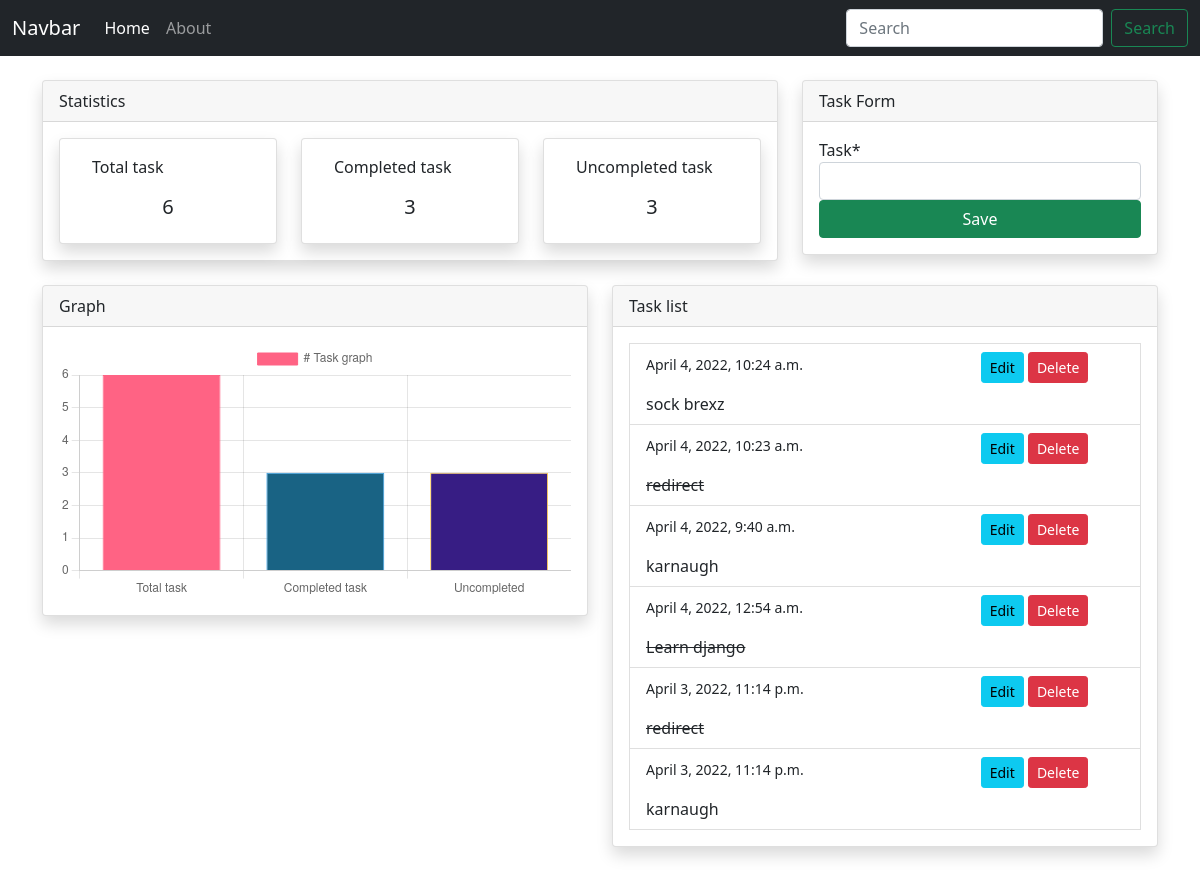
The page / on the database its author committed.
### taskapp/models.py (models this page shows, shortened)
class TaskModel(models.Model):
    task=models.CharField(max_length=100)
    isComplete=models.BooleanField(default=False)
    date=models.DateTimeField(auto_now_add=True)

### taskapp/views.py (the view)
# urls.py: path('',views.index,name='taskapp-index'),#shows landing page,calls index function in views
def index(request):
    if request.method=='POST':#if there is a request to post
        form=TaskModelForm(request.POST)
        if form.is_valid():#if it meets all contraints. mine worked without the brackets
            form.save()
            return redirect('/')
    else:
        form=TaskModelForm()
    data=TaskModel.objects.all().order_by('-date')# the same as TaskModel.objects.raw('select * from "taskapp_Taskmodel" ')
    total_task=data.count()
    completed_task=TaskModel.objects.filter(isComplete=True).count()
    uncompleted_task=total_task-completed_task
    context={
        'data':data,
        'form':form,
        'total_task':total_task,
        'completed_task':completed_task,
        'uncompleted_task':uncompleted_task,
    }
    return render(request,"index.html",context)#loads the html file.passes in data from the modles file

### taskapp/forms.py
class TaskModelForm(forms.ModelForm):#for save
    class Meta:
        model=TaskModel
        fields=['task',]

### templates/index.html (shortened to what this page needs)
{%extends './partials/base.html'%}
{% load crispy_forms_tags %}
{%block content%}
<section>
    <div class="container my-4">
        <div class="row">
          <div class="col-xl-8">
            <div class="card shadow">
              <div class="card-header">
                Statistics
              </div>
              <div class="card-body">
                <div class="row">
                  <div class="col-xl-4">
                    <div class="card shadow px-3 py-3 my-card">
                      <p><i class="bi bi-list-ul text-primary px-2"></i>Total task</p>
                      <h5 class="text-center">{{total_task}}</h5>
                    </div>
                  </div>
                  <div class="col-xl-4">
                    <div class="card shadow px-3 py-3 my-card">
                      <p><i class="bi bi-check2-square text-dark px-2"></i>Completed task</p>
                      <h5 class="text-center">{{completed_task}}</h5>
                    </div>
                  </div>
                  <div class="col-xl-4">
                    <div class="card shadow px-3 py-3 my-card">
                      <p><i class="bi bi-x-circle text-warning px-2"></i>Uncompleted task</p>
                      <h5 class="text-center">{{uncompleted_task}}</h5>
                    </div>
                  </div>
                </div>
              </div>
            </div>
          </div>
          <div class="col-xl-4">
            <div class="card shadow">
              <div class="card-header">
                Task Form
              </div>
              <div class="card-body">
                <form class="d-grid" method="POST">
                  {{form|crispy}}
                  <input class="btn btn-success" type="submit" value="Save">
                </form>
              </div>
            </div>
          </div>
        </div>
      </div>
      <div class="container my-4">
        <div class="row">
          <div class="col-xl-6">
            <div class="card shadow">
              <div class="card-header">
                Graph
              </div>
              <div class="card-body">
                <canvas id="myChart"></canvas>
              </div>
            </div>
          </div>
          <div class="col-xl-6">
            <div class="card shadow">
              <div class="card-header">Task list</div>
              <div class="card-body">
                {%for task in data%}
                <li class="list-group-item">
                  <div class="row">
                    <div class="col-8">
                      <p><small>{{task.date}}</small></p>
                      {%if task.isComplete %}
                      <del>{{task.task}}</del>
                      {%else%}
                      {{task.task}}
                      {%endif%}
                    </div>
                    <div class="col-4">
                      <a class="btn btn-info btn-sm" href="{% url 'taskapp-edit' task.id%}">Edit</a>
                      <a class="btn btn-danger btn-sm" href="{% url 'taskapp-delete' task.id %}">Delete</a>
                    </div>
                  </div>
                </li>
                {%endfor%}
              </div>
            </div>
          </div>
        </div>
      </div>
      {%include './partials/graph.html'%}
</section>
{%endblock%}

### templates/partials/base.html (shortened to what this page needs)
<!doctype html>
<html lang="en">
  <head>
    <link href="https://cdn.jsdelivr.net/npm/bootstrap@5.1.3/dist/css/bootstrap.min.css" rel="stylesheet">
  </head>
  <body>
      {% include './nav.html' %}
      {%block content%}{%endblock%}
  </body>
</html>

### templates/partials/nav.html (shortened to what this page needs)
<nav class="navbar navbar-expand-lg navbar-dark bg-dark">
    <div class="container-fluid">
      <a class="navbar-brand" href="#">Navbar</a>
      <div class="collapse navbar-collapse" id="navbarSupportedContent">
        <ul class="navbar-nav me-auto mb-2 mb-lg-0">
          <li class="nav-item">
            <a class="nav-link active" aria-current="page" href="{%url 'taskapp-index'%}">Home</a>
          </li>
          <li class="nav-item">
            <a class="nav-link" href="{%url 'taskapp-about' %}">About</a>
          </li>
        </ul>
        <form class="d-flex">
          <input class="form-control me-2" type="search" placeholder="Search" aria-label="Search">
          <button class="btn btn-outline-success" type="submit">Search</button>
        </form>
      </div>
    </div>
  </nav>

### templates/partials/graph.html
<script>
    const ctx = document.getElementById('myChart').getContext('2d');
    const myChart = new Chart(ctx, {
        type: 'bar',
        data: {
            labels: ['Total task', 'Completed task', 'Uncompleted'],
            datasets: [{
                label: '# Task graph',
                data: [{{ total_task }},{{ completed_task }},{{ uncompleted_task }}],
                backgroundColor: [
                    '#FF6384',
                    '#196384',
                    '#371D84'
                ],
                borderColor: [
                    'rgba(255, 99, 132, 1)',
                    'rgba(54, 162, 235, 1)',
                    'rgba(255, 206, 86, 1)'
                ],
                borderWidth: 1
            }]
        },
        options: {
            scales: {
                y: {
                    beginAtZero: true
                }
            }
        }
    });
    </script>

### rows shown on the page
TaskModel: date "April 4, 2022, 10:24 a.m.", task "sock brexz"
TaskModel: date "April 4, 2022, 10:23 a.m.", task "redirect"
TaskModel: date "April 4, 2022, 9:40 a.m.", task "karnaugh"
TaskModel: date "April 4, 2022, 12:54 a.m.", task "Learn django"
TaskModel: date "April 3, 2022, 11:14 p.m.", task "redirect"
TaskModel: date "April 3, 2022, 11:14 p.m.", task "karnaugh"

### other values the page prints
{{ total_task }} "6"
{{ completed_task }} "3"
{{ uncompleted_task }} "3"
chart data {{ total_task }} 6
chart data {{ completed_task }} 3
chart data {{ uncompleted_task }} 3
